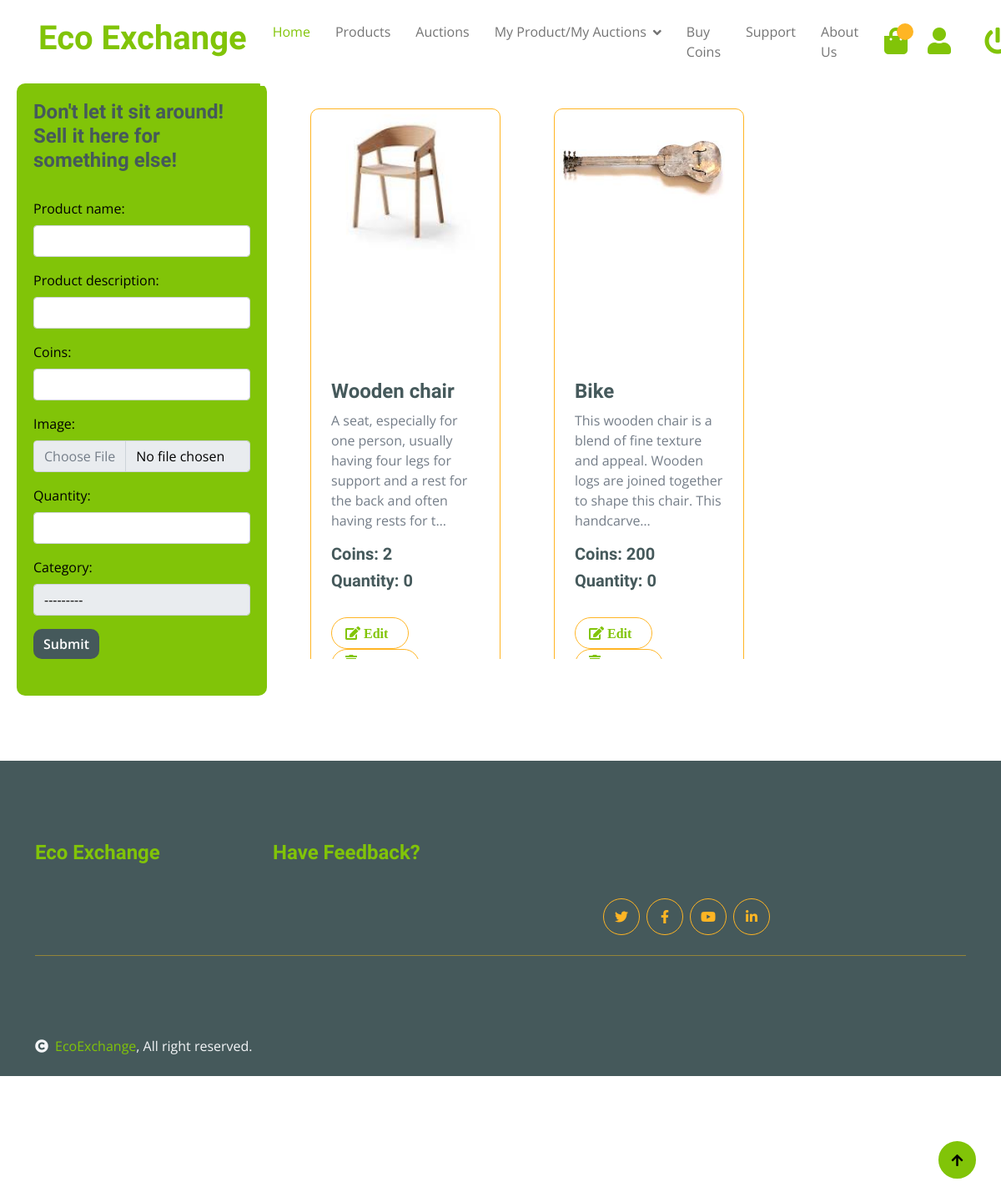
Page /product_crud/ (signed in) on the committed database.
### product/models.py (models this page shows, shortened)
class Product(models.Model):
    CATEGORY_CHOICES = [
        ('PAPER', 'Paper'),
        ('PLASTIC', 'Plastic'),
        ('GLASS', 'Glass'),
        ('METAL', 'Metal'),
        ('ELECTRONICS', 'Electronics'),
        ('ORGANIC', 'Organic'),
        ('TEXTILES', 'Textiles'),
        ('BATTERIES', 'Batteries'),
        ('WOOD', 'Wood'),
        ('RUBBER', 'Rubber'),
        ('MIXED_MATERIALS', 'Mixed Materials'),
    ]
    product_id = models.AutoField(primary_key=True)
    product_name = models.CharField(max_length=255)
    product_description = models.TextField()
    image = models.ImageField(upload_to='img/')
    quantity = models.IntegerField(validators=[MinValueValidator(1)])
    price = models.IntegerField(validators=[MinValueValidator(1)])
    category = models.CharField(max_length=50, choices=CATEGORY_CHOICES)
    user = models.ForeignKey(Member, on_delete=models.CASCADE)

### product_crud/views.py (the view)
# urls.py: path('', views.product_details, name='product_details'),
@login_required
@permission_required('product.add_product', raise_exception=True)
def product_details(request):
    form = ProductForm()
    if request.method == 'POST':
        member = Member.objects.get(username=request.user)
        form = ProductForm(request.POST, request.FILES)
        if form.is_valid():
            name = form.cleaned_data['product_name']
            description = form.cleaned_data['product_description']
            quantity = form.cleaned_data['quantity']
            price = form.cleaned_data['price']
            category = form.cleaned_data['category']
            image = form.cleaned_data['image']
            new_product =  Product(
                product_name=name,
                product_description=description,
                quantity=quantity,
                price=price,
                category=category,
                user=member,
                image=image
            )
            new_product.save()
            messages.success(request, 'Product added successfully!')
            form = ProductForm()
        else:
            messages.error(request, 'Please correct the above error.')
    else:
        form = ProductForm()
    products = Product.objects.filter(user=request.user)
    for product in products:
        product.short_description = Truncator(product.product_description).chars(125)
    categories = Product.objects.values_list('category', flat=True).distinct()
    return render(request, 'products_crud/products_crud.html', {'form': form, 'products': products, 'categories': categories})

### product_crud/forms.py
class ProductForm(forms.ModelForm):
    class Meta:
        model = Product
        fields = ['product_name', 'product_description', 'price', 'image', 'quantity', 'category']
        widgets = {
            'product_name': forms.TextInput(attrs={'class': 'form-control'}),
            'product_description': forms.TextInput(attrs={'class': 'form-control'}),
            'price': forms.NumberInput(attrs={'class': 'form-control'}),
            'image': forms.FileInput(attrs={'class': 'form-control'}),
            'quantity': forms.NumberInput(attrs={'class': 'form-control'}),
            'category': forms.Select(attrs={'class': 'form-control'}),
        }
        labels = {
            'price': 'Coins'
        }

### product_crud/templates/products_crud/products_crud.html (shortened to what this page needs)
{% extends 'product/base.html' %}
{% load static %}
{% block body %}
    <div class="row">
        <div class="col-lg-1 col-lg-3 bg-primary rounded div-space">
            <h4>Don't let it sit around! Sell it here for something else!</h4>
            <form class="py-4" method="post" enctype="multipart/form-data" action="{% url 'product_details' %}">
                {{ form.as_p }}
                <div class="px-8 py-8">
                    <button class="btn btn-dark border-0 p-lg-10" type="submit">Submit
                    </button>
                </div>
            </form>
        </div>
        <div class="col-lg-8 div-scroll">
            <div class="row">
                {% for product in products %}
                    <div class="col-md-6 col-lg-6 col-xl-4 fruite-item">
                        <div class="rounded position-relative div-left-space border border-secondary rounded">
                            <div class="fruite-img image-container">
                                <img class="img-fluid image-width rounded-top img-pad" src="{{ product.image.url }}" alt="{{ product.name }}"/>
                            </div>
                            <div class="p-4">
                                <h4>{{ product.product_name }}</h4>
                                <p>{{ product.short_description }}</p>
                                <h5>Coins: {{ product.price }}</h5>
                                <h5>Quantity: {{ product.quantity }}</h5>
                                <br>
                                <div class="d-flex justify-content-between flex-lg-wrap">
                                    <button class="btn border border-secondary rounded-pill px-3 text-primary"
                                onclick="editProduct('{{ product.product_id }}', '{{ product.product_name }}', '{{ product.product_description }}', '{{ product.quantity }}', '{{ product.price }}', '{{ product.image }}', '{{ product.category }}')">
                            <i class="fa fa-edit me-2 text-primary"> Edit</i>
                        </button>
                                    <form action="{% url 'product_delete' product.product_id %}" method="POST">
                            <button class="div-center btn border border-secondary rounded-pill px-3 text-primary"> <i class="fa fa-trash me-2 text-primary"></i>Delete</button>
                        </form>
                                </div>
                            </div>
                        </div>
                    </div>
                {% endfor %}
            </div>
        </div>
    </div>
{% endblock body %}

### product/static/product/css/style.css (style rules this page uses)
label { display: inline-block; color: black; }
.form-control { display: block; width: 100%; height: calc(1.5em + 0.75rem + 2px); padding: 0.375rem 0.75rem; font-size: 1rem; font-weight: 400; line-height: 1.5; color: black; background-color: #fff; background-clip: padding-box; border: 1px solid #ced4da; border-radius: 0.25rem; transition: border-color 0.15s ease-in-out, box-shadow 0.15s ease-in-out; }
.btn { font-weight: 600; transition: .5s; }
.img-pad { padding: 2% }
.image-width { width: 70% !important; align-content: center; }
.div-left-space { margin-left: 40px; margin-top: 30px }
.div-space { margin-bottom: 30px; margin-left: 20px; padding: 20px; }
.div-scroll { overflow-y: scroll; width: 73%; height: 690px; }
.div-center { display: flex; justify-content: center; }
.btn.border-secondary { transition: 0.5s; }
.image-container { width: 300px; height: 300px; overflow: hidden; }

### rows in the picture
Product: image (picture), product_name "Wooden chair", short_description "A seat, especially for one person, usually having four legs for support and a rest for the back and often having rests for t…", price "2", quantity "0"
Product: image (picture), product_name "Bike", short_description "This wooden chair is a blend of fine texture and appeal. Wooden logs are joined together to shape this chair. This handcarve…", price "200", quantity "0"
